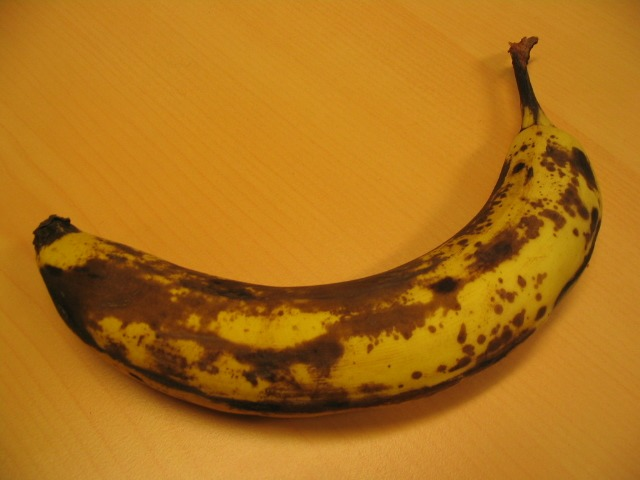
#> input picture Ex1/hw1/data/imgs/banana1.jpg, 640 x 480 px
$ python poisson_blending.py --tgt_path data/imgs/banana1.jpg
#> lines starting #> are read from the running program, lines starting #| are printed output that depends on the picture; after the words box and inside, x2 and y2 are one past the last pixel; in counts of white or black regions, pixels touching at a corner belong together
import cv2
import numpy as np
from scipy.sparse.linalg import spsolve
import argparse
from scipy.sparse import diags

def format_imgs(src, tgt, mask):
    src_shape = src.shape[:2]
    tgt_shape = tgt.shape[:2]
    mask_shape = mask.shape[:2]
    rows_src = tgt_shape[0] - src_shape[0]
    cols_src = tgt_shape[1] - src_shape[1]
    rows_mask = tgt_shape[0] - mask_shape[0]
    cols_mask = tgt_shape[1] - mask_shape[1]

    assert not (rows_src < 0 or cols_src < 0 or rows_mask < 0 or cols_mask < 0), "Incompatible images sizes"

    # Extend src_img & mask to tgt_img dimensions, fill with 0s around to center them on the target.
    new_mask = np.zeros(tgt.shape[:2])
    new_source = np.ones(tgt.shape)
    new_source[rows_src//2:rows_src//2+src_shape[0], cols_src//2:cols_src//2+src_shape[1]] = src
    new_mask[rows_mask//2:rows_mask//2+mask_shape[0], cols_mask//2:cols_mask//2+mask_shape[1]] = mask
    return new_source, new_mask

def get_B_matrices(laplacian, im_src, im_tgt, im_mask):
    # For the construction of the B matrix we referred to this article: https://hingxyu.medium.com/gradient-domain-fusion-using-poisson-blending-8a7dc1bbaa7b
    # We split the img by channels, as recommended
    Bs = []
    flat_mask = im_mask.flatten()
    for i in range(3):
        i_im_src = im_src[:, :, i].flatten()
        i_im_tgt = im_tgt[:, :, i].flatten()
        i_B = laplacian.dot(i_im_src)
        i_B[np.logical_not(flat_mask)] = i_im_tgt[np.logical_not(flat_mask)]
        Bs.append(i_B)
    return Bs

def poisson_blend(im_src, im_tgt, im_mask, center):
    im_src, im_mask = format_imgs(im_src, im_tgt, im_mask)
    global m, n
    m, n = im_tgt.shape[:2]
    img_size = m*n
    # Build the sparse laplacian matrix
    laplacian = -1*(diags([-4*np.ones(m*n), np.ones(m*n-1), np.ones(m*n-1), np.ones(m*n-n), np.ones(m*n-n)],
                      [0, -1, 1, -n, n], format='lil'))
    A = laplacian.copy()
    im_blend = im_tgt.copy()
    original_mask = im_mask.copy()

    for pixel in range(img_size):
        i = pixel // n
        j = pixel % n
        nearby_border = []
        neighbors = [(i-1,j), (i+1,j), (i,j-1), (i,j+1)]
        for row, col in neighbors:
            # Exclude out of boundaries neighbors, get border neighbors
            if (0 <= row < original_mask.shape[0] and
                0 <= col < original_mask.shape[1] and
                not original_mask[row, col]):
                nearby_border.append(n*row + col)
        # BG pixels, use the tgt_img to fill outer pixels, including borders
        if original_mask[i][j] == 0:
            A.rows[pixel] = [pixel]
            A.data[pixel] = [1]
        elif nearby_border:
            # Exclude inner border pixels from the laplacian operator, such that they would take the tgt_img values
            for border in nearby_border:
                idx = A.rows[pixel].index(border)
                del A.rows[pixel][idx]
                del A.data[pixel][idx]
            # to have B exclude border pixels
            im_mask[i][j] = 0
    # Compress A for improved performance
    A = A.tocsc()
    Bs = get_B_matrices(laplacian, im_src, im_tgt, im_mask)
    Xs = [np.clip(spsolve(A, b).reshape((m, n)), 0, 255) for b in Bs]
    im_blend[:, :, :] = np.array([Xs[0], Xs[1], Xs[2]]).transpose((1, 2, 0))
    return im_blend


def parse():
    parser = argparse.ArgumentParser()
    parser.add_argument('--src_path', type=str, default=f'./data/imgs/banana1.jpg', help='image file path')
    parser.add_argument('--mask_path', type=str, default=f'./data/seg_GT/banana1.bmp', help='mask file path')
    parser.add_argument('--tgt_path', type=str, default=f'./data/bg/table.jpg', help='mask file path')
    return parser.parse_args()

if __name__ == "__main__":
    # Load the source and target images
    args = parse()

    im_tgt = cv2.imread(args.tgt_path, cv2.IMREAD_COLOR)
#> im_tgt is the input picture: shape (480, 640, 3); mean B, G, R 25.2, 113.9, 175.1
    im_src = cv2.imread(args.src_path, cv2.IMREAD_COLOR)
    if args.mask_path == '':
        im_mask = np.full(im_src.shape, 255, dtype=np.uint8)
    else:
        im_mask = cv2.imread(args.mask_path, cv2.IMREAD_GRAYSCALE)
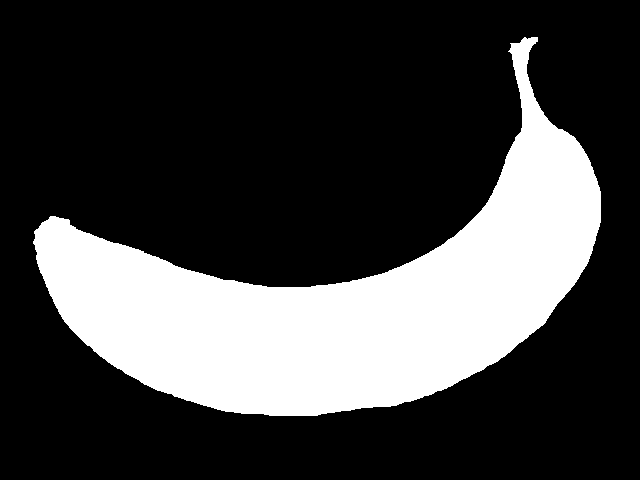
#> input picture Ex1/hw1/data/seg_GT/banana1.bmp, 640 x 480 px
#> im_mask: shape (480, 640); 25.6% white; 1 white region, box (x1, y1, x2, y2) and area: (33, 37, 601, 416) 78705
        im_mask = cv2.threshold(im_mask, 0, 255, cv2.THRESH_BINARY)[1]

    center = (int(im_tgt.shape[1] / 2), int(im_tgt.shape[0] / 2))
#> center = (320, 240)

    im_clone = poisson_blend(im_src, im_tgt, im_mask, center)
#> after the loop in poisson_blend, `for pixel in range(img_size):`:
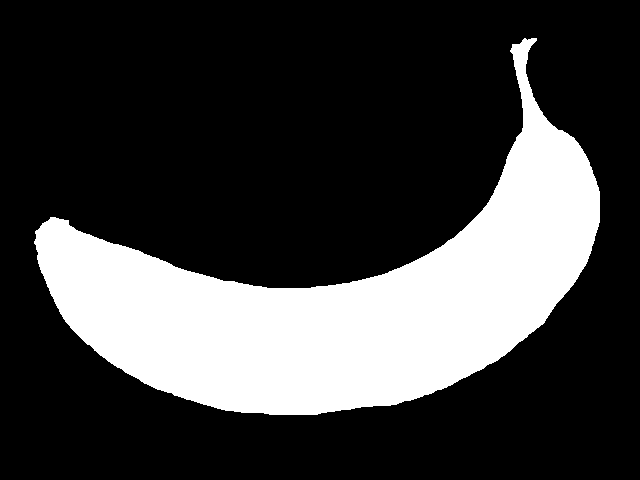
#> im_mask: shape (480, 640) float64; 25.1% white; 1 white region, box (x1, y1, x2, y2) and area: (34, 38, 600, 415) 77183
#> after the loop in get_B_matrices, `for i in range(3):`: Bs = 3 items
#> in poisson_blend, `im_blend[:, :, :] = np.array([Xs[0], Xs[1], Xs[2]]).transpose((1, 2, 0))`:
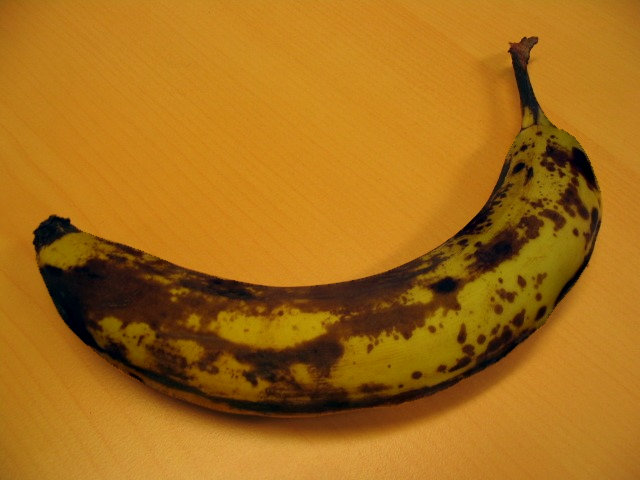
#> im_blend: shape (480, 640, 3); mean B, G, R 24.9, 109.5, 166.8

    cv2.imshow('Cloned image', im_clone)
    cv2.waitKey(0)
    cv2.destroyAllWindows()
